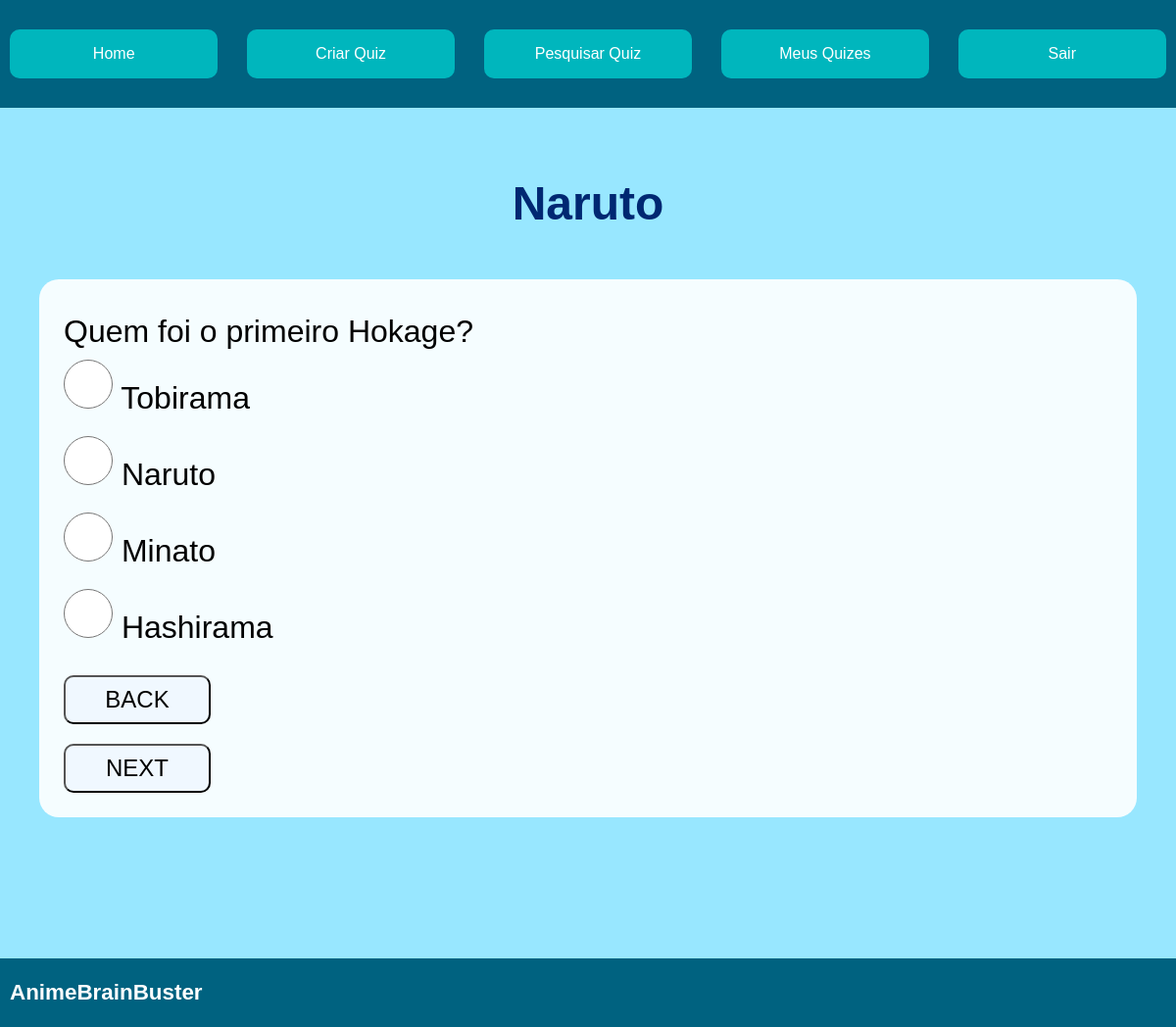
The app's page /quizindividual/7 (signed in) with its own data.
### animes/models.py (models this page shows, shortened)
class Quiz(models.Model):
    nome = models.CharField(max_length=100)
    usuario = models.ForeignKey(User, on_delete=models.CASCADE, related_name="quizes_criados")

class Pergunta(models.Model):
    pergunta = models.CharField(max_length=200)
    respostaA = models.CharField(max_length=200)
    respostaB = models.CharField(max_length=200)
    respostaC = models.CharField(max_length=200)
    respostaD = models.CharField(max_length=200)
    respostaCorreta = models.CharField(max_length=200)
    quiz = models.ForeignKey("Quiz", related_name="quiz", on_delete=models.CASCADE)

### animes/views.py (the view, shortened to what this page needs)
# urls.py: path('quizindividual/<int:pk>',QuizIndividual.as_view(), name='quizIndividual'),
class QuizIndividual(LoginRequiredMixin, ListView):
    template_name = "quiz-individual.html"
    model = Pergunta
    context_object_name = 'object_list'
    def get_queryset(self):
        ID_quiz_url = self.kwargs.get('pk')
        perguntas = Pergunta.objects.filter(quiz__pk=ID_quiz_url)
        return perguntas
    def get_context_data(self, **kwargs):
        context = super().get_context_data(**kwargs)
        ID_quiz_url = self.kwargs.get('pk')
        nome_quiz = get_object_or_404(Quiz, pk=ID_quiz_url)
        context['quiz'] = nome_quiz.nome
        return context

### animes/templates/quiz-individual.html (shortened to what this page needs)
{% extends 'base.html' %}
{% load static %}
{% block content %}
<div class="content">
    <div class="content-quiz">
        <h1 class="title-home">{{ quiz }}</h1>
        <form method='post' class="form-quiz">
        {% for pergunta in object_list %}
        <div class="question-quiz none" style="{% if forloop.counter == 1 %}display:flex; {% endif %}" id="question-quiz-{{ forloop.counter }}">
            <label class="question-quiz-ask">{{ pergunta.pergunta }}</label>
            <label class="label-input-quiz"><input type='radio' name='resposta-questao-{{ forloop.counter }}' value="A" class='question-quiz-answer' required> {{ pergunta.respostaA }}</label>
            <label class="label-input-quiz"><input type='radio' name='resposta-questao-{{ forloop.counter }}' value="B" class='question-quiz-answer' required> {{ pergunta.respostaB }}</label>
            <label class="label-input-quiz"><input type='radio' name='resposta-questao-{{ forloop.counter }}' value="C" class='question-quiz-answer' required> {{ pergunta.respostaC }}</label>
            <label class="label-input-quiz"><input type='radio' name='resposta-questao-{{ forloop.counter }}' value="D" class='question-quiz-answer' required> {{ pergunta.respostaD }}</label>
            <button class="next-button" onclick="showBackQuestionQuiz({{ forloop.counter }})" type="button">BACK</button>
            <button class="next-button" onclick="showNextQuestionQuiz({{ forloop.counter|add:1 }})" type="button">NEXT</button>
        </div>
        {% endfor %}
        </form>
    </div>
</div>
{% endblock %}

### static/css/style.css (style rules this page uses)
* { padding: 0; margin: 0; font-family: Arial, Helvetica, sans-serif; }
.content { background-color:rgb(152, 231, 255); min-height: 868px; }
.title-home { text-align: center; padding-top: 20px; color: rgb(0, 40, 114); font-size: 3em; font-weight: bold; }
.content-quiz { background-color: (78, 214, 255, 0.568); padding-top: 50px; margin: 0 20px; padding-bottom: 50px; }
.question-quiz { background-color: rgba(255, 255, 255, 0.904); margin: 50px 20px; padding: 25px; display: flex; flex-direction: column; justify-content:center; border-radius: 20px; min-height: 300px; }
.question-quiz-ask { margin-top: 10px; font-size:2em; }
.question-quiz-answer { width: 50px; height: 50px; font-size: 2em; margin-top: 10px; }
.form-quiz { display: flex; flex-direction: column; }
.label-input-quiz { font-size: 2em; padding-bottom: 10px; }
.next-button { background-color: aliceblue; width: 150px; height: 50px; display: flex; justify-content: center; align-items: center; cursor: pointer; border-radius: 10px; font-size: 1.5em; margin-top: 20px; }
.none { display: none; }

### records on screen
Quiz: nome "Naruto"
Pergunta: pergunta "Quem foi o primeiro Hokage?", respostaA "Tobirama", respostaB "Naruto", respostaC "Minato", respostaD "Hashirama"
